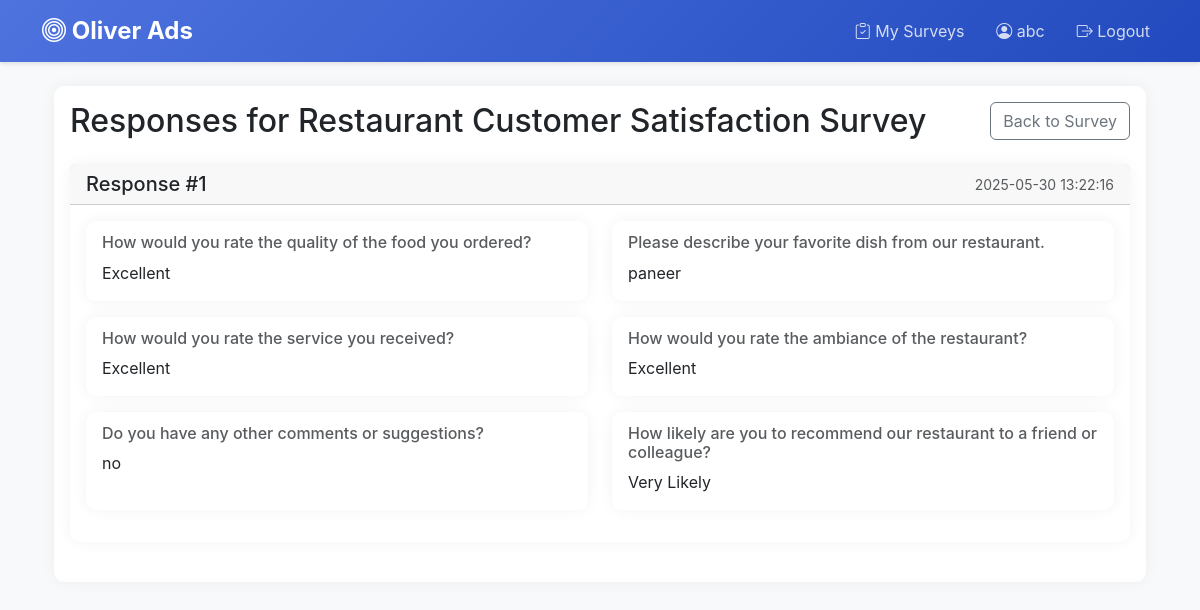
Screenshot of /surveys/1/responses (signed in) with the database file from the repository.
### models.py (models this page shows, shortened)
class User(UserMixin, db.Model):
    id = db.Column(db.Integer, primary_key=True)
    username = db.Column(db.String(80), unique=True, nullable=False)
    password_hash = db.Column(db.String(128))
    is_admin = db.Column(db.Boolean, default=False)
    created_at = db.Column(db.DateTime, default=datetime.utcnow)

class Survey(db.Model):
    id = db.Column(db.Integer, primary_key=True)
    title = db.Column(db.String(200), nullable=False)
    description = db.Column(db.Text)
    creator_id = db.Column(db.Integer, db.ForeignKey('user.id'), nullable=False)
    created_at = db.Column(db.DateTime, default=datetime.utcnow)
    is_active = db.Column(db.Boolean, default=True)
    creator = db.relationship('User', backref=db.backref('surveys', lazy=True))
    questions = db.relationship('Question', backref='survey', lazy=True, cascade='all, delete-orphan')
    responses = db.relationship('SurveyResponse', backref='survey', lazy=True, cascade='all, delete-orphan')
    postback_configs = db.relationship('PostbackConfig', backref='survey', lazy=True, cascade='all, delete-orphan')
    who_merged = db.Column(MutableDict.as_mutable(JSON), default=dict)
    merged_user_data = db.Column(MutableList.as_mutable(JSON), default=list)

class SurveyResponse(db.Model):
    id = db.Column(db.Integer, primary_key=True)
    survey_id = db.Column(db.Integer, db.ForeignKey('survey.id'), nullable=False)
    respondent_id = db.Column(db.Integer, db.ForeignKey('user.id'), nullable=True)
    created_at = db.Column(db.DateTime, default=datetime.utcnow)
    respondent = db.relationship('User', backref=db.backref('responses', lazy=True))
    answers = db.relationship('Answer', backref='response', lazy=True, cascade='all, delete-orphan')

class Answer(db.Model):
    id = db.Column(db.Integer, primary_key=True)
    response_id = db.Column(db.Integer, db.ForeignKey('survey_response.id'), nullable=False)
    question_id = db.Column(db.Integer, db.ForeignKey('question.id'), nullable=False)
    answer_text = db.Column(db.Text, nullable=False)
    created_at = db.Column(db.DateTime, default=datetime.utcnow)

class Question(db.Model):
    id = db.Column(db.Integer, primary_key=True)
    survey_id = db.Column(db.Integer, db.ForeignKey('survey.id'), nullable=False)
    question_text = db.Column(db.Text, nullable=False)
    question_type = db.Column(db.String(20), nullable=False)  # text, multiple_choice, checkbox
    options = db.Column(db.Text)  # JSON string for multiple choice and checkbox options
    is_required = db.Column(db.Boolean, default=False)
    order = db.Column(db.Integer, default=0)
    answers = db.relationship('Answer', backref='question', lazy=True, cascade='all, delete-orphan')

### app.py (the view)
@app.route('/surveys/<int:survey_id>/responses')
@login_required
def view_responses(survey_id):
    survey = Survey.query.get_or_404(survey_id)
    if survey.creator_id != current_user.id and not current_user.is_admin:
        flash('You do not have permission to view these responses')
        return redirect(url_for('surveys'))
    return render_template('survey_responses.html', survey=survey)

### app.py (called while the page is built)
@login_manager.user_loader
def load_user(user_id):
    return User.query.get(int(user_id))

### templates/survey_responses.html (shortened to what this page needs)
{% extends "base.html" %}
{% block content %}
<div class="container mt-4">
    <div class="row">
        <div class="col-12">
            <div class="card">
                <div class="card-body">
                    <div class="d-flex justify-content-between align-items-center mb-4">
                        <h2 class="card-title mb-0">Responses for {{ survey.title }}</h2>
                        <a href="{{ url_for('view_survey', survey_id=survey.id) }}" class="btn btn-outline-secondary">
                             Back to Survey
                        </a>
                    </div>
                    {% if survey.responses %}
                        {% for response in survey.responses|sort(attribute='created_at', reverse=true) %}
                            <div class="card mb-4">
                                <div class="card-header">
                                    <div class="d-flex justify-content-between align-items-center">
                                        <h5 class="mb-0">Response #{{ response.id }}</h5>
                                        <small class="text-muted">{{ response.created_at.strftime('%Y-%m-%d %H:%M:%S') }}</small>
                                    </div>
                                </div>
                                <div class="card-body">
                                    <div class="row">
                                        {% for answer in response.answers %}
                                            <div class="col-md-6 mb-3">
                                                <div class="card h-100">
                                                    <div class="card-body">
                                                        <h6 class="card-subtitle mb-2 text-muted">{{ answer.question.question_text }}</h6>
                                                        <p class="card-text">
                                                            {% if answer.question.question_type == 'checkbox' %}
                                                                {% set answer_list = answer.answer_text|from_json %}
                                                                {% for option in answer_list %}
                                                                    <span class="badge bg-primary me-1">{{ option }}</span>
                                                                {% endfor %}
                                                            {% else %}
                                                                {{ answer.answer_text }}
                                                            {% endif %}
                                                        </p>
                                                    </div>
                                                </div>
                                            </div>
                                        {% endfor %}
                                    </div>
                                </div>
                            </div>
                        {% endfor %}
                    {% else %}
                        <div class="alert alert-info">
                            <i class="fas fa-info-circle"></i> No responses have been submitted yet.
                        </div>
                    {% endif %}
                </div>
            </div>
        </div>
    </div>
</div>
{% endblock %}

### templates/base.html (shortened to what this page needs)
<!DOCTYPE html>
<html lang="en">
<head>
    <link href="https://cdn.jsdelivr.net/npm/bootstrap@5.3.0/dist/css/bootstrap.min.css" rel="stylesheet">
    <link rel="stylesheet" href="https://cdn.jsdelivr.net/npm/bootstrap-icons@1.11.0/font/bootstrap-icons.css">
</head>
<body>
    <nav class="navbar navbar-expand-lg navbar-dark">
        <div class="container">
            <a class="navbar-brand" href="{{ url_for('index') }}">
                <i class="bi bi-bullseye"></i> Oliver Ads
            </a>
            {% if current_user.is_authenticated %}
            <div class="navbar-nav ms-auto">
                <a class="nav-link me-3" href="{{ url_for('surveys') }}">
                    <i class="bi bi-clipboard-check"></i> My Surveys
                </a>
                <span class="nav-link me-3">
                    <i class="bi bi-person-circle"></i> {{ current_user.username }}
                </span>
                <a class="nav-link" href="{{ url_for('logout') }}">
                    <i class="bi bi-box-arrow-right"></i> Logout
                </a>
            </div>
            {% endif %}
        </div>
    </nav>
    <div class="container">
        {% block content %}{% endblock %}
    </div>
</body>
</html>

### templates/base.html (style rules this page uses)
:root { --primary-color: #4e73df; --secondary-color: #1cc88a; --dark-color: #5a5c69; }
body { background-color: #f8f9fa; font-family: 'Nunito', -apple-system, BlinkMacSystemFont, "Segoe UI", Roboto, "Helvetica Neue", Arial, sans-serif; }
.navbar { background: linear-gradient(135deg, var(--primary-color), #224abe) !important; box-shadow: 0 2px 4px rgba(0,0,0,0.1); }
.navbar-brand { font-weight: 700; font-size: 1.5rem; }
.card { border: none; border-radius: 10px; box-shadow: 0 0 15px rgba(0,0,0,0.05); transition: transform 0.2s; }
.nav-link { color: rgba(255,255,255,0.8) !important; transition: color 0.2s; }

### rows the page displays
User: username "abc"
Survey: title "Restaurant Customer Satisfaction Survey"
SurveyResponse: id "1", created_at "2025-05-30 13:22:16"
Answer: question.question_text "How would you rate the quality of the food you ordered?", answer_text "Excellent"
Answer: question.question_text "Please describe your favorite dish from our restaurant.", answer_text "paneer"
Answer: question.question_text "How would you rate the service you received?", answer_text "Excellent"
Answer: question.question_text "How would you rate the ambiance of the restaurant?", answer_text "Excellent"
Answer: question.question_text "Do you have any other comments or suggestions?", answer_text "no"
Answer: question.question_text "How likely are you to recommend our restaurant to a friend or colleague?", answer_text "Very Likely"
